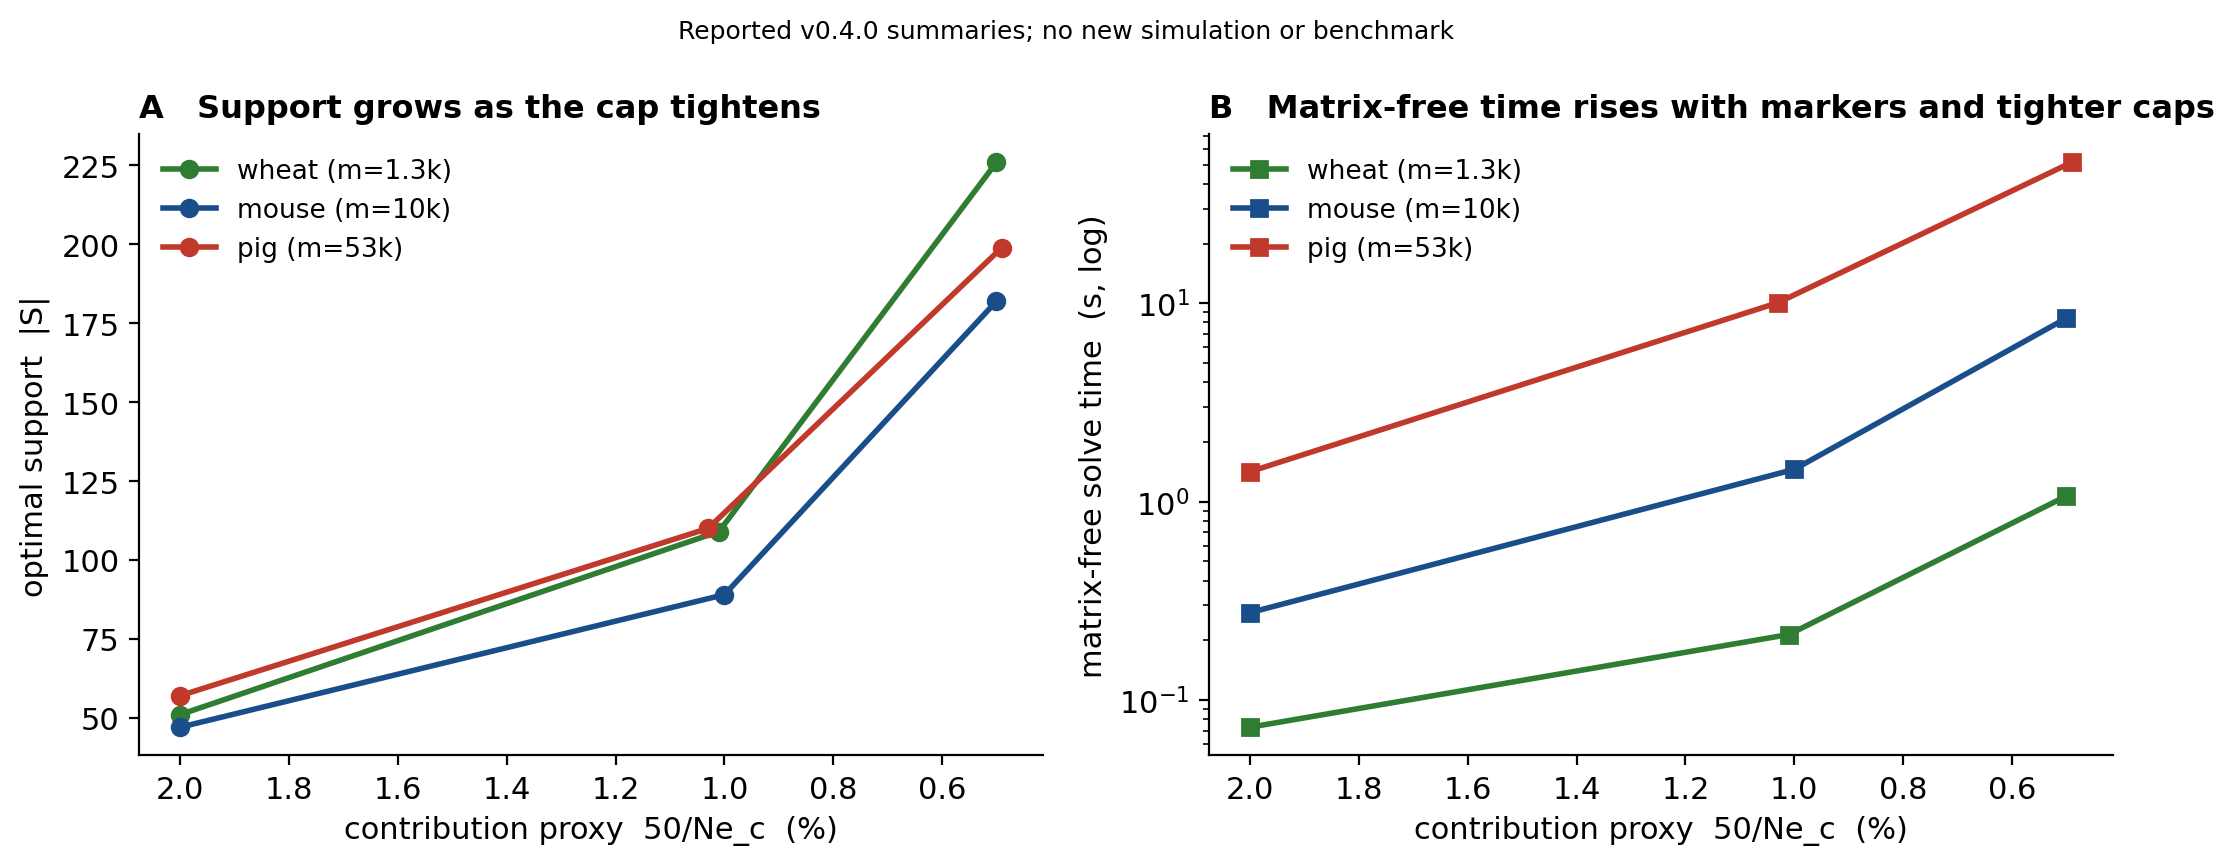

The script that saved this image:
"""Support and matrix-free time along a contribution-Ne proxy frontier.

The proxy 50/Ne_c percent is not realized genomic inbreeding. Fresh data require
all three panels and all three targets. --reported uses hash-checked historical
summaries without claiming a new timing run or certified native solver status.
"""
import argparse
import os
import csv
import pathlib
import sys

import numpy as np
import matplotlib

matplotlib.use("Agg")
import matplotlib.pyplot as plt

ROOT = pathlib.Path(__file__).resolve().parents[1]
parser = argparse.ArgumentParser(description=__doc__)
parser.add_argument("--reported", action="store_true", help="plot hash-checked archived measurements")
args = parser.parse_args()
directory = pathlib.Path(os.environ.get("REPRO_OUTPUT_DIR", ROOT / "artifacts"))
if args.reported:
    from repro.reported_data import reported_directory
    directory, _ = reported_directory()
CSV = directory / "table2_operational.csv"
if not CSV.exists():
    sys.exit(f"{CSV} not found")

with CSV.open() as stream:
    rows = list(csv.DictReader(stream))
panels = ["wheat", "mouse", "pig"]
for panel in panels:
    points = [r for r in rows if r["panel"] == panel]
    if len(points) != 3 or {float(r["target_ne"]) for r in points} != {25., 50., 100.}:
        sys.exit(f"complete wheat/mouse/pig frontier required: missing points for {panel}")
    for row in points:
        proxy = row.get("proxy_delta_f_pct", row.get("delta_f_pct"))
        if not args.reported and "proxy_delta_f_pct" not in row:
            sys.exit("fresh frontier requires explicit contribution-proxy fields")
        if any(not np.isfinite(float(value)) or float(value) <= 0
               for value in (proxy, row["matrixfree_s"], row["support"])):
            sys.exit("frontier measurements must be finite and positive")
        if not args.reported and (row.get("native_status") != "Solved" or
                                  row.get("algorithm_status") != "Solved" or
                                  row.get("algorithm_verified") != "True"):
            sys.exit("fresh frontier requires verified native/dense statuses")
        row["proxy_delta_f_pct"] = proxy
labels = {"wheat": "wheat (m=1.3k)", "mouse": "mouse (m=10k)", "pig": "pig (m=53k)"}
colours = {"wheat": "#2e7d32", "mouse": "#1a4e8a", "pig": "#c0392b"}

by = {p: sorted([r for r in rows if r["panel"] == p], key=lambda r: float(r["proxy_delta_f_pct"])) for p in panels}

plt.rcParams.update(
    {
        "font.size": 11,
        "font.family": "DejaVu Sans",
        "axes.spines.top": False,
        "axes.spines.right": False,
        "axes.linewidth": 0.8,
        "savefig.dpi": 200,
    }
)
fig, (axA, axB) = plt.subplots(1, 2, figsize=(10.8, 4.4))

# ---- Panel A: support |S| vs ΔF ----
axA.set_title("A   Support grows as the cap tightens", loc="left", fontweight="bold", fontsize=11.5)
for p in panels:
    df = [float(r["proxy_delta_f_pct"]) for r in by[p]]
    supp = [float(r["support"]) for r in by[p]]
    axA.plot(df, supp, "o-", color=colours[p], lw=2, ms=6, label=labels[p])
axA.set_xlabel("contribution proxy  50/Ne_c  (%)")
axA.set_ylabel("optimal support  |S|")
axA.invert_xaxis()  # tighter caps (smaller ΔF, larger Nₑ) to the right
axA.legend(loc="upper left", frameon=False, fontsize=9.5)

# ---- Panel B: matrix-free solve TIME vs ΔF (the m-law, cleanly) ----
# Time ∝ iters · n · m, so it orders by marker count (pig on top) and rises as the cap
# tightens — unlike the speed-up vs optiSel, which also carries optiSel's n-dependence.
axB.set_title("B   Matrix-free time rises with markers and tighter caps", loc="left", fontweight="bold", fontsize=11.5)
for p in panels:
    df = [float(r["proxy_delta_f_pct"]) for r in by[p]]
    tm = [float(r["matrixfree_s"]) for r in by[p]]
    axB.plot(df, tm, "s-", color=colours[p], lw=2, ms=6, label=labels[p])
axB.set_yscale("log")
axB.set_xlabel("contribution proxy  50/Ne_c  (%)")
axB.set_ylabel("matrix-free solve time  (s, log)")
axB.invert_xaxis()
axB.legend(loc="upper left", frameon=False, fontsize=9.5)

if args.reported:
    fig.suptitle("Reported v0.4.0 summaries; no new simulation or benchmark", fontsize=9)
fig.tight_layout()
figure_dir = pathlib.Path(os.environ.get("REPRO_FIGURE_DIR", ROOT / "research"))
figure_dir.mkdir(parents=True, exist_ok=True)
fig.savefig(figure_dir / "fig_frontier.pdf", bbox_inches="tight")
fig.savefig(figure_dir / "fig_frontier.png", bbox_inches="tight")
print("wrote research/fig_frontier.pdf and research/fig_frontier.png")
